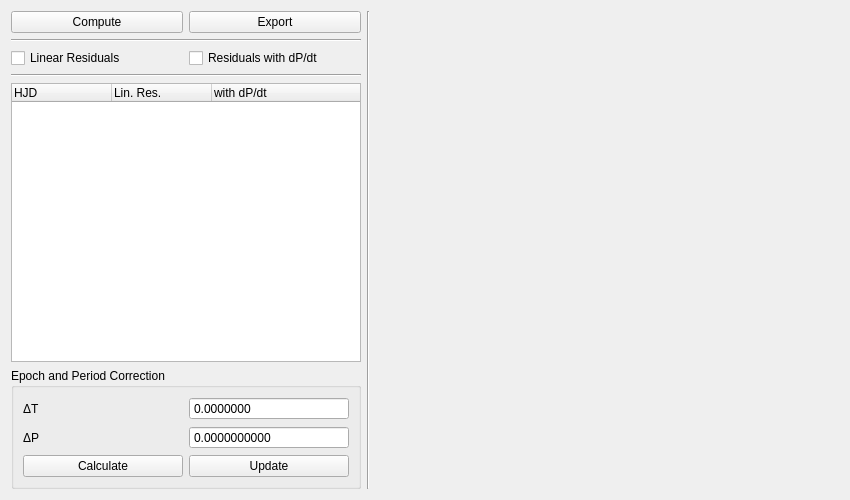
<?xml version="1.0" encoding="UTF-8"?>
<ui version="4.0">
 <class>OCWidget</class>
 <widget class="QWidget" name="OCWidget">
  <property name="geometry">
   <rect>
    <x>0</x>
    <y>0</y>
    <width>850</width>
    <height>500</height>
   </rect>
  </property>
  <property name="minimumSize">
   <size>
    <width>850</width>
    <height>500</height>
   </size>
  </property>
  <property name="windowTitle">
   <string>Compute O - C</string>
  </property>
  <layout class="QHBoxLayout" name="horizontalLayout">
   <item>
    <layout class="QGridLayout" name="gridLayout">
     <item row="0" column="3" rowspan="6">
      <widget class="QWidget" name="plot_widget" native="true">
       <property name="sizePolicy">
        <sizepolicy hsizetype="Expanding" vsizetype="Preferred">
         <horstretch>0</horstretch>
         <verstretch>0</verstretch>
        </sizepolicy>
       </property>
       <property name="minimumSize">
        <size>
         <width>400</width>
         <height>300</height>
        </size>
       </property>
      </widget>
     </item>
     <item row="0" column="2" rowspan="6">
      <widget class="Line" name="line_2">
       <property name="orientation">
        <enum>Qt::Vertical</enum>
       </property>
      </widget>
     </item>
     <item row="5" column="0" colspan="2">
      <widget class="QGroupBox" name="groupBox">
       <property name="title">
        <string>Epoch and Period Correction</string>
       </property>
       <layout class="QGridLayout" name="gridLayout_2">
        <item row="1" column="0">
         <widget class="QLabel" name="label_2">
          <property name="text">
           <string>ΔP</string>
          </property>
         </widget>
        </item>
        <item row="0" column="1">
         <widget class="QDoubleSpinBox" name="dt_otpt">
          <property name="readOnly">
           <bool>true</bool>
          </property>
          <property name="buttonSymbols">
           <enum>QAbstractSpinBox::NoButtons</enum>
          </property>
          <property name="decimals">
           <number>7</number>
          </property>
          <property name="minimum">
           <double>-9999999.000000000000000</double>
          </property>
          <property name="maximum">
           <double>9999999.000000000000000</double>
          </property>
         </widget>
        </item>
        <item row="1" column="1">
         <widget class="QDoubleSpinBox" name="dp_otpt">
          <property name="readOnly">
           <bool>true</bool>
          </property>
          <property name="buttonSymbols">
           <enum>QAbstractSpinBox::NoButtons</enum>
          </property>
          <property name="decimals">
           <number>10</number>
          </property>
          <property name="minimum">
           <double>-9999999.000000000000000</double>
          </property>
          <property name="maximum">
           <double>9999999.000000000000000</double>
          </property>
         </widget>
        </item>
        <item row="0" column="0">
         <widget class="QLabel" name="label">
          <property name="text">
           <string>ΔT</string>
          </property>
         </widget>
        </item>
        <item row="4" column="0" colspan="2">
         <layout class="QHBoxLayout" name="horizontalLayout_2">
          <item>
           <widget class="QPushButton" name="calculate_btn">
            <property name="text">
             <string>Calculate</string>
            </property>
           </widget>
          </item>
          <item>
           <widget class="QPushButton" name="update_btn">
            <property name="text">
             <string>Update</string>
            </property>
           </widget>
          </item>
         </layout>
        </item>
       </layout>
      </widget>
     </item>
     <item row="2" column="1">
      <widget class="QCheckBox" name="dpdt_chk">
       <property name="sizePolicy">
        <sizepolicy hsizetype="Minimum" vsizetype="Fixed">
         <horstretch>0</horstretch>
         <verstretch>0</verstretch>
        </sizepolicy>
       </property>
       <property name="text">
        <string>Residuals with dP/dt</string>
       </property>
      </widget>
     </item>
     <item row="3" column="0" colspan="2">
      <widget class="Line" name="line">
       <property name="orientation">
        <enum>Qt::Horizontal</enum>
       </property>
      </widget>
     </item>
     <item row="2" column="0">
      <widget class="QCheckBox" name="linear_chk">
       <property name="sizePolicy">
        <sizepolicy hsizetype="Minimum" vsizetype="Fixed">
         <horstretch>0</horstretch>
         <verstretch>0</verstretch>
        </sizepolicy>
       </property>
       <property name="text">
        <string>Linear Residuals</string>
       </property>
      </widget>
     </item>
     <item row="4" column="0" colspan="2">
      <widget class="QTreeWidget" name="data_treewidget">
       <property name="sizePolicy">
        <sizepolicy hsizetype="Minimum" vsizetype="Expanding">
         <horstretch>0</horstretch>
         <verstretch>0</verstretch>
        </sizepolicy>
       </property>
       <property name="minimumSize">
        <size>
         <width>350</width>
         <height>0</height>
        </size>
       </property>
       <column>
        <property name="text">
         <string>HJD</string>
        </property>
       </column>
       <column>
        <property name="text">
         <string>Lin. Res.</string>
        </property>
        <property name="toolTip">
         <string>Linear residuals</string>
        </property>
       </column>
       <column>
        <property name="text">
         <string>with dP/dt</string>
        </property>
        <property name="toolTip">
         <string>Linear residuals with dP/dt</string>
        </property>
       </column>
      </widget>
     </item>
     <item row="1" column="0" colspan="2">
      <widget class="Line" name="line_3">
       <property name="orientation">
        <enum>Qt::Horizontal</enum>
       </property>
      </widget>
     </item>
     <item row="0" column="0">
      <widget class="QPushButton" name="compute_btn">
       <property name="sizePolicy">
        <sizepolicy hsizetype="Minimum" vsizetype="Fixed">
         <horstretch>0</horstretch>
         <verstretch>0</verstretch>
        </sizepolicy>
       </property>
       <property name="text">
        <string>Compute</string>
       </property>
      </widget>
     </item>
     <item row="0" column="1">
      <widget class="QPushButton" name="export_btn">
       <property name="sizePolicy">
        <sizepolicy hsizetype="Minimum" vsizetype="Fixed">
         <horstretch>0</horstretch>
         <verstretch>0</verstretch>
        </sizepolicy>
       </property>
       <property name="text">
        <string>Export</string>
       </property>
      </widget>
     </item>
    </layout>
   </item>
  </layout>
 </widget>
 <resources/>
 <connections/>
</ui>
